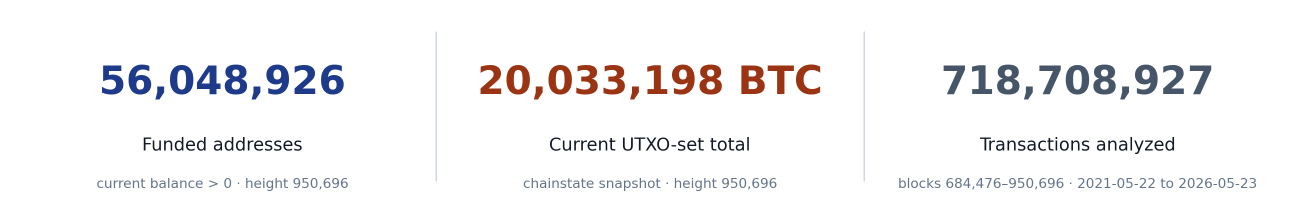
#> input picture paper/figures/fig00_dataset_scale.png, 2599 x 425 px (shown at 1/2 size)
$ python -i export_holoviz_png_previews.py   (imports and definitions only)
#> lines starting #> are read from the running program, lines starting #| are printed output that depends on the picture
#!/usr/bin/env python3
"""Export HoloViz HTML previews to cropped PNG screenshots with headless Chrome.

This is a pragmatic local preview path: Bokeh's native PNG export needs a
webdriver, but Chrome itself is installed on this machine. These PNGs are for
review; canonical paper PNG/PDF generation remains in the static figure scripts.
"""
from __future__ import annotations

import subprocess
from pathlib import Path

from PIL import Image, ImageChops

ROOT = Path(__file__).resolve().parents[2]
HTML_DIR = ROOT / "paper" / "figures" / "holoviz"
PNG_DIR = HTML_DIR / "png"
CHROME_CANDIDATES = [
    Path("/Applications/Google Chrome.app/Contents/MacOS/Google Chrome"),
    Path("/Applications/Chromium.app/Contents/MacOS/Chromium"),
]


def find_chrome() -> Path:
    for c in CHROME_CANDIDATES:
        if c.exists():
            return c
    raise SystemExit("missing Chrome/Chromium for local HoloViz screenshot export")


def crop_white(path: Path) -> None:
    im = Image.open(path).convert("RGB")
    diff = ImageChops.difference(im, Image.new("RGB", im.size, "white"))
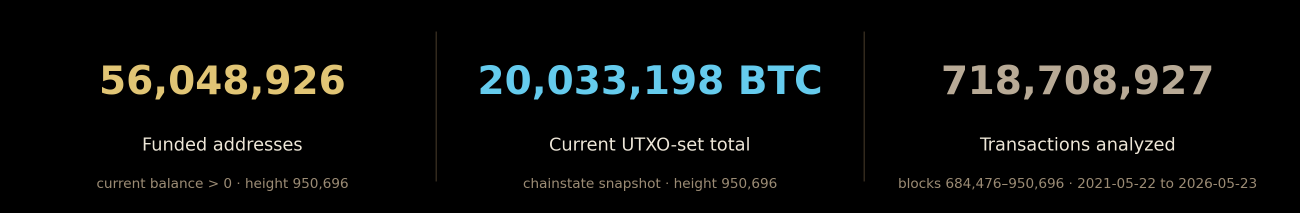
#> diff: PIL image 2599x425 RGB (shown at 1/2 size); mean R, G, B 9.7, 10.7, 9.7
    bbox = diff.getbbox()
#> bbox = (194, 63, 2513, 382)
    if not bbox:
        return
    left, top, right, bottom = bbox
#> left = 194; top = 63; right = 2513; bottom = 382
    pad = 18
    cropped = im.crop((max(left - pad, 0), max(top - pad, 0), min(right + pad, im.width), min(bottom + pad, im.height)))
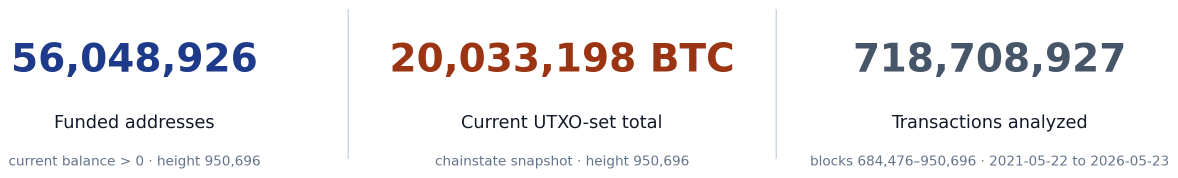
#> cropped: PIL image 2355x355 RGB (shown at 1/2 size); mean R, G, B 242.1, 240.9, 242.2
    # Drop a tiny Bokeh logo strip when toolbar is disabled but the logo remains
    # in the far top-right whitespace. Keep this conservative to avoid clipping
    # chart axes or legends.
    if cropped.width > 900:
        cropped = cropped.crop((0, 0, max(cropped.width - 28, 1), cropped.height))
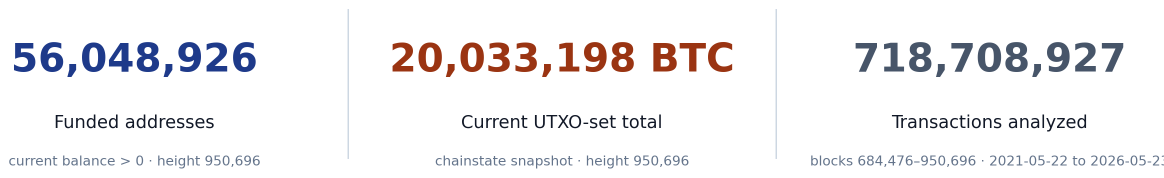
#> cropped: PIL image 2327x355 RGB (shown at 1/2 size); mean R, G, B 242, 240.8, 242.1
    cropped.save(path)


def main() -> int:
    chrome = find_chrome()
    PNG_DIR.mkdir(parents=True, exist_ok=True)
    for html in sorted(HTML_DIR.glob("*_holoviz.html")):
        out = PNG_DIR / f"{html.stem}.png"
        subprocess.run([
            str(chrome),
            "--headless",
            "--disable-gpu",
            "--no-sandbox",
            "--hide-scrollbars",
            "--window-size=1550,620",
            f"--screenshot={out}",
            html.resolve().as_uri(),
        ], cwd=ROOT, check=True, stdout=subprocess.DEVNULL, stderr=subprocess.DEVNULL)
        crop_white(out)
        print(f"wrote {out.relative_to(ROOT)}")
    return 0


# [2 lines not run here, left out]

>>> result = crop_white('../../paper/figures/fig00_dataset_scale.png')
